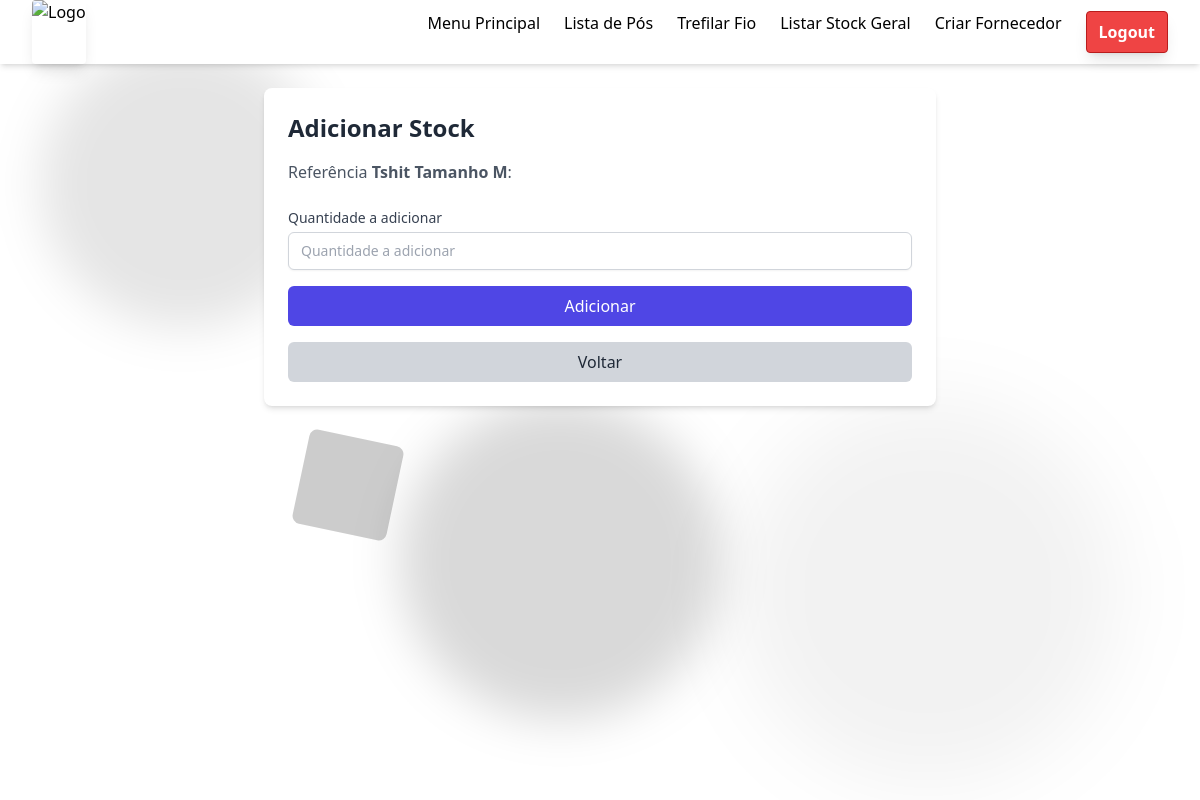
Before: /stock/1/adicionar/ (signed in) with the older database file.
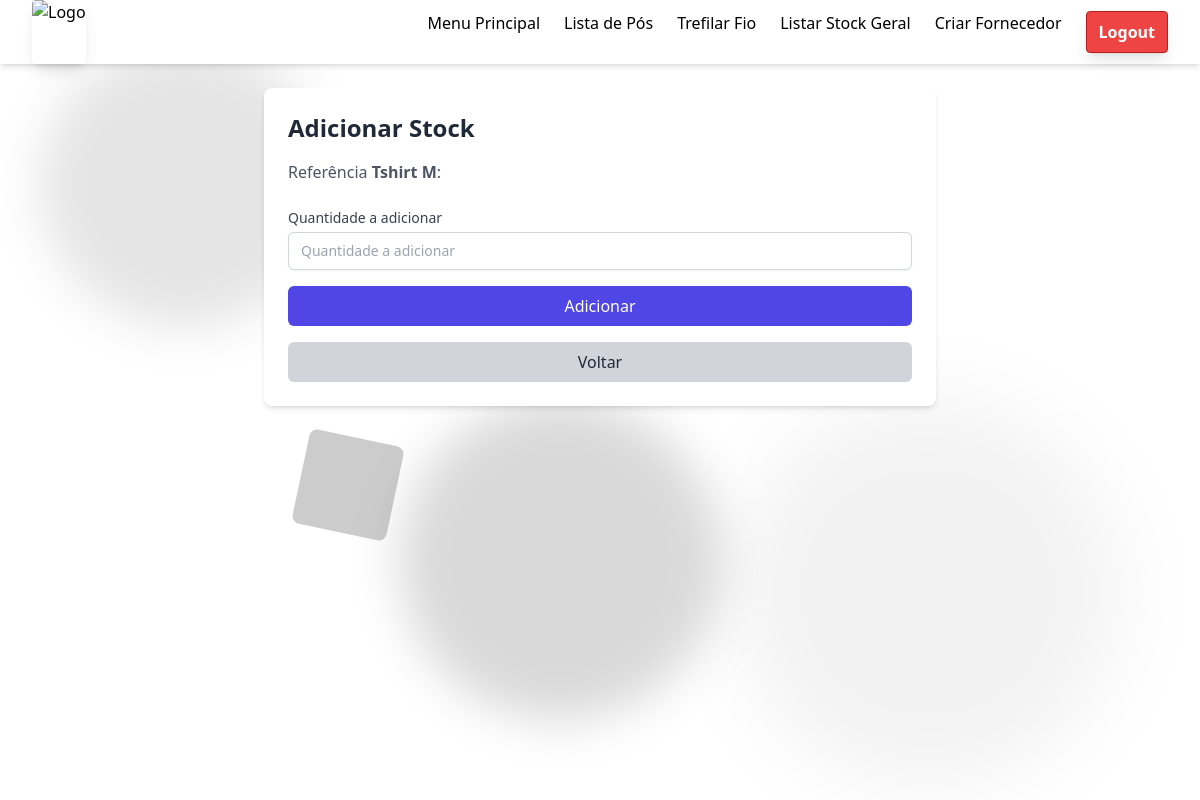
After: the same page with the newer database file.
### management/models.py (models this page shows, shortened)
class Stock(models.Model):
    product = models.CharField(max_length=40)
    quantity = models.IntegerField()
    min_stock = models.IntegerField()
    categoria = models.ForeignKey(CategoriaProduto, on_delete=models.CASCADE, null=True, blank=True)
    fornecedor = models.ForeignKey(Fornecedor, on_delete=models.CASCADE, null=True, blank=True)
    date_added = models.DateTimeField(auto_now_add=True)
    updated_at = models.DateTimeField(auto_now=True)
    user = models.ForeignKey(User, on_delete=models.CASCADE, null=True, blank=True)

### management/views.py (the view, shortened to what this page needs)
# urls.py: path('stock/<int:stock_id>/adicionar/', views.adicionarStock, name='adicionar_stock'),
@login_required
def adicionarStock(request, stock_id):
    stock = get_object_or_404(Stock, pk=stock_id)
    return render(request, 'management/adicionar_stock.html', {'stock': stock})

### management/templates/management/adicionar_stock.html (shortened to what this page needs)
{% extends 'management/base.html' %}
{% block content %}
<div class="max-w-2xl mx-auto p-6 bg-white shadow-md rounded-lg">
    <h1 class="text-2xl font-bold text-gray-800 mb-4">Adicionar Stock</h1>
    <p class="text-gray-600 mb-6">
        Referência
        <span class="font-semibold">{{ stock.product }}</span>:
    </p>
    <form method="POST" action="{% url 'adicionar_stock' stock.id %}" class="space-y-4">
        <div>
            <label for="num_field" class="block text-sm font-medium text-gray-700">Quantidade a adicionar</label>
            <input
                type="number"
                name="num_field"
                id="num_field"
                placeholder="Quantidade a adicionar"
                required
                class="mt-1 block w-full px-3 py-2 border border-gray-300 rounded-md shadow-sm focus:outline-none focus:ring-indigo-500 focus:border-indigo-500 sm:text-sm"
            >
        </div>
        <button type="submit" class="w-full bg-indigo-600 text-white py-2 px-4 rounded-md hover:bg-indigo-700 focus:outline-none focus:ring-2 focus:ring-indigo-500 focus:ring-offset-2">
            Adicionar
        </button>
        <button type="button" onclick="window.location.href='{% url 'listar_stock' %}'" class="w-full bg-gray-300 text-gray-800 py-2 px-4 rounded-md hover:bg-gray-400 focus:outline-none focus:ring-2 focus:ring-gray-500 focus:ring-offset-2">
            Voltar
        </button>
    </form>
</div>
{% endblock %}

Changed rows visible on the page:
changed Stock: product "Tshit Tamanho M" → "Tshirt M"
